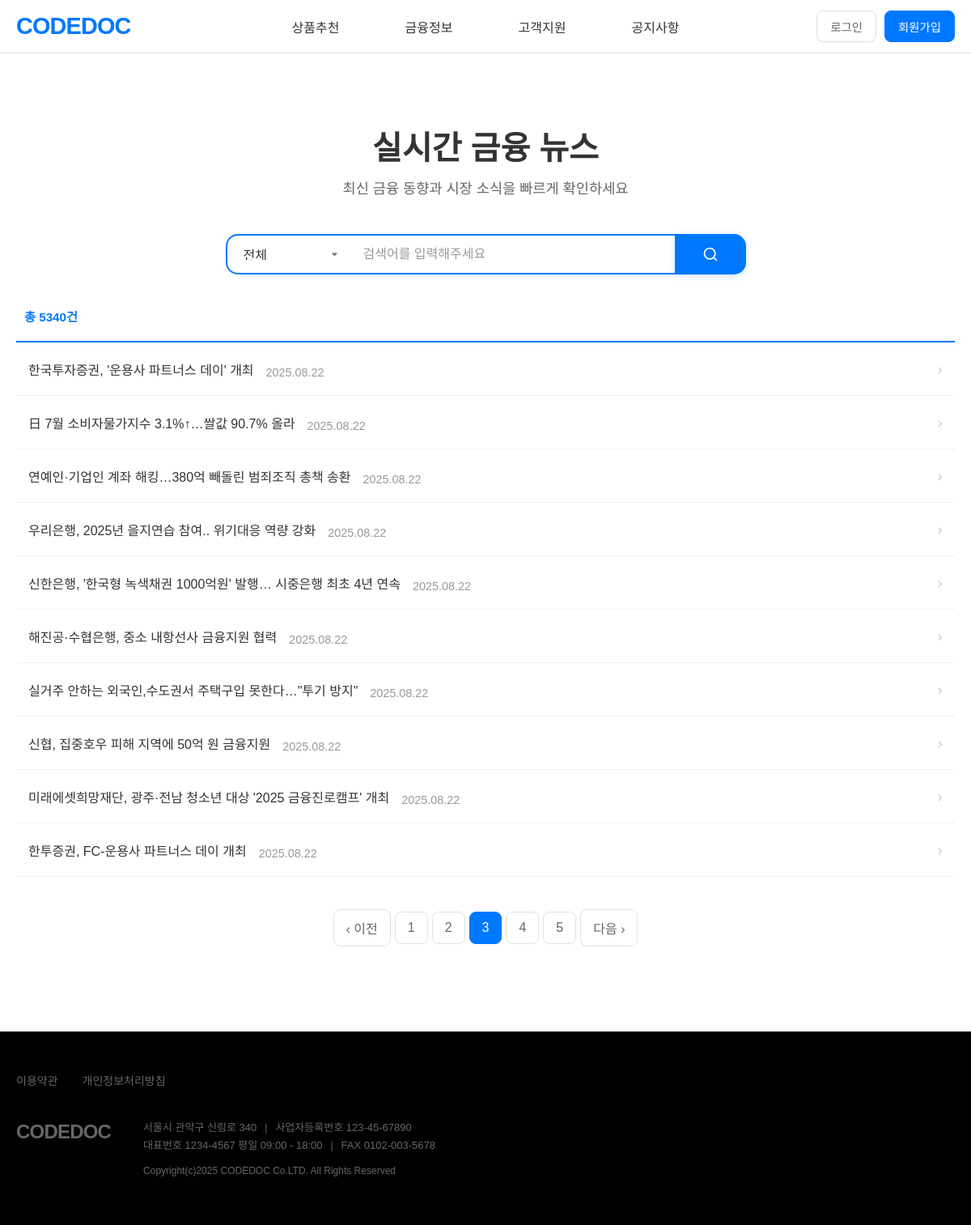
Page /news/?page=3 on the committed database.
### news/models.py (models this page shows, shortened)
class News(models.Model):
    CATEGORY_CHOICES = [
        ('주식/증권', '주식/증권'),
        ('채권', '채권'),
        ('금리', '금리'),
        ('환율/외환', '환율/외환'),
        ('부동산', '부동산'),
        ('은행/대출', '은행/대출'),
        ('보험/연금', '보험/연금'),
        ('투자/자산관리', '투자/자산관리'),
        ('경제지표', '경제지표'),
        ('정책/규제', '정책/규제'),
        ('기타금융', '기타금융'),
    ]
    title = models.CharField(max_length=500)
    description = models.TextField()
    link = models.URLField(max_length=1000)
    category = models.CharField(max_length=50, choices=CATEGORY_CHOICES, default='기타금융')
    source = models.CharField(max_length=100, default='네이버 뉴스')
    pub_date = models.CharField(max_length=20)  # 원본 날짜 형식 저장
    collected_time = models.DateTimeField(default=timezone.now)
    class Meta:
        ordering = ['-collected_time']
        unique_together = ['title', 'link']  # 중복 방지

### news/views.py (the view)
# urls.py: path('', views.news_list, name='news_list'),
def news_list(request):
    category = request.GET.get('category', '')
    search_term = request.GET.get('search', '')
    page_number = int(request.GET.get('page', 1))
    news_queryset = News.objects.all().order_by('-pub_date')
    if category and category != 'all':
        news_queryset = news_queryset.filter(category=category)
    if search_term:
        news_queryset = news_queryset.filter(
            Q(title__icontains=search_term) |
            Q(description__icontains=search_term)
        )
    total_count = news_queryset.count()
    total_pages = (total_count + 9) // 10  # 올림 계산
    start_index = (page_number - 1) * 10
    end_index = start_index + 10
    current_news = list(news_queryset[start_index:end_index])
    has_previous = page_number > 1
    has_next = page_number < total_pages
    previous_page = page_number - 1 if has_previous else None
    next_page = page_number + 1 if has_next else None
    start_page = max(1, page_number - 2)
    end_page = min(total_pages, start_page + 4)
    if end_page - start_page < 4:
        start_page = max(1, end_page - 4)
    page_range = range(start_page, end_page + 1)
    categories = News.CATEGORY_CHOICES
    class CustomPageObj:
        def __init__(self, object_list, number):
            self.object_list = object_list
            self.number = number
        def __iter__(self):
            return iter(self.object_list)
        def has_previous(self):
            return has_previous
        def has_next(self):
            return has_next
        def previous_page_number(self):
            return previous_page
        def next_page_number(self):
            return next_page
        def has_other_pages(self):
            return total_pages > 1
    class CustomPaginator:
        def __init__(self):
            self.num_pages = total_pages
            self.page_range = page_range
    page_obj = CustomPageObj(current_news, page_number)
    page_obj.paginator = CustomPaginator()
    context = {
        'page_obj': page_obj,
        'categories': categories,
        'current_category': category,
        'current_search': search_term,
        'total_count': total_count
    }
    return render(request, 'news/news_list.html', context)

### home/context_processors.py (called while the page is built)
def static_version(request):
    return {
        'STATIC_VERSION': getattr(settings, 'STATIC_VERSION', '1.0.0')
    }

### news/templates/news/news_list.html (shortened to what this page needs)
{% extends 'base.html' %}
{% load static %}
{% block extra_css %}
<link rel="stylesheet" href="{% static 'news/css/news_list.css' %}?v={{ STATIC_VERSION }}">
<link href="https://cdnjs.cloudflare.com/ajax/libs/font-awesome/6.0.0/css/all.min.css" rel="stylesheet">
{% endblock %}
{% block content %}
<div class="news-container">
    <div class="news-header">
        <div class="page-header">
            <h1 class="page-title">실시간 금융 뉴스</h1>
            <p class="page-subtitle">최신 금융 동향과 시장 소식을 빠르게 확인하세요</p>
        </div>
    </div>
    <div class="search-section">
        <form method="GET" id="newsFilterForm">
            <div class="search-bar">
                <div class="category-dropdown">
                    <select name="category" class="category-select" onchange="this.form.submit()">
                        <option value="all" {% if not current_category or current_category == 'all' %}selected{% endif %}>전체</option>
                    </select>
                </div>
                <input type="text" placeholder="검색어를 입력해주세요" class="search-input" name="search" value="{{ current_search|default:'' }}">
                <button type="submit" class="news-search-btn">
                    <svg width="20" height="20" viewBox="0 0 24 24" fill="none">
                        <circle cx="11" cy="11" r="8" stroke="white" stroke-width="2"/>
                        <path d="m21 21-4.35-4.35" stroke="white" stroke-width="2" stroke-linecap="round" stroke-linejoin="round"/>
                    </svg>
                </button>
            </div>
        </form>
    </div>
    <div class="news-content-list">
        <div class="news-stats">
            <span class="total-count">총 {{ total_count }}건</span>
        </div>
        <div class="news-list">
            {% for news in page_obj %}
                <div class="news-item">
                    <div class="news-main">
                        <h3 class="news-title">
                            <a href="{{ news.link }}" target="_blank">
                                {{ news.title }}
                            </a>
                        </h3>
                        <span class="news-date">{{ news.pub_date }}</span>
                    </div>
                    <div class="news-arrow">
                        <span>›</span>
                    </div>
                </div>
            {% empty %}
                <div class="no-news">
                    <p>등록된 뉴스가 없습니다.</p>
                </div>
            {% endfor %}
        </div>
        {% if page_obj.has_other_pages %}
            <div class="pagination-container">
                <div class="pagination">
                    {% if page_obj.has_previous %}
                        <a href="?page={{ page_obj.previous_page_number }}{% if current_category %}&category={{ current_category }}{% endif %}{% if current_search %}&search={{ current_search }}{% endif %}">&lsaquo; 이전</a>
                    {% endif %}
                    {% for num in page_obj.paginator.page_range %}
                        {% if num <= 5 %}
                            {% if page_obj.number == num %}
                                <span class="current">{{ num }}</span>
                            {% else %}
                                <a href="?page={{ num }}{% if current_category %}&category={{ current_category }}{% endif %}{% if current_search %}&search={{ current_search }}{% endif %}">{{ num }}</a>
                            {% endif %}
                        {% endif %}
                    {% endfor %}
                    {% if page_obj.has_next %}
                        <a href="?page={{ page_obj.next_page_number }}{% if current_category %}&category={{ current_category }}{% endif %}{% if current_search %}&search={{ current_search }}{% endif %}">다음 &rsaquo;</a>
                    {% endif %}
                </div>
            </div>
        {% endif %}
    </div>
</div>
{% endblock %}

### codedocweb/static/css/ex.css (style rules this page uses)
:root { --primary-color: #0078FE; --primary-hover: #0056b3; --text-primary: #333; --text-secondary: #666; --text-muted: #999; --bg-primary: #fff; --bg-secondary: #f8f9fa; --bg-light: #e9ecef; --border-primary: #e0e0e0; --border-light: #ddd; --border-radius-small: 8px; --border-radius-normal: 15px; --border-radius-large: 25px; --container-width: 1200px; --nav-height: 65px; --box-shadow: 0 4px 20px rgba(0,0,0,0.1); }
* { margin: 0; padding: 0; box-sizing: border-box; }
html, body { font-family: 'NanumSquare', sans-serif; }

### home/static/css/style.css (style rules this page uses)
:root { --primary-color: #0078FE; --primary-hover: #0056b3; --text-primary: #333; --text-secondary: #666; --text-muted: #999; --bg-primary: #fff; --bg-secondary: #f8f9fa; --bg-light: #e9ecef; --border-primary: #e0e0e0; --border-light: #ddd; --border-radius-small: 8px; --border-radius-normal: 15px; --border-radius-large: 25px; --container-width: 1200px; --nav-height: 65px; --box-shadow: 0 4px 20px rgba(0,0,0,0.1); }
* { margin: 0; padding: 0; box-sizing: border-box; }
html, body { font-family: 'NanumSquare', sans-serif; }

### news/static/news/css/news_list.css (style rules this page uses)
.news-container { max-width: 1200px; margin: 0 auto; padding: 20px; background: white; min-height: 100vh; margin-top: var(--nav-height); }
.page-header { text-align: center; margin: 0px 0 45px 0; }
.page-title { font-size: 2.5rem; font-weight: 700; color: #333; margin-bottom: 10px; }
.page-subtitle { font-size: 1.1rem; color: #666; margin: 0; }
.news-header { margin-bottom: 40px; }
.search-section { margin-bottom: 30px; }
.search-bar { display: flex; justify-content: center; margin-bottom: 30px; gap: 0; }
.category-dropdown { position: relative; flex-shrink: 0; }
.category-select { appearance: none; padding: 16px 40px 16px 20px; border: 2px solid #0078FE; border-right: none; border-radius: 15px 0 0 15px; background: white; font-size: 1rem; color: #333; cursor: pointer; outline: none; min-width: 120px; height: 50px; }
.search-input { width: 400px; height: 50px; padding: 0 15px; border: 2px solid #0078FE; border-left: none; border-right: none; border-radius: 0; font-size: 1rem; outline: none; }
.search-input::placeholder { color: #999; }
.news-search-btn { background: #0078FE; color: white; border: none; border-radius: 0 15px 15px 0; padding: 12px 34px; font-size: 16px; font-weight: 400; cursor: pointer; display: inline-flex; align-items: center; gap: 10px; transition: all 0.3s ease; box-shadow: 0 2px 8px rgba(0, 120, 254, 0.2); }
.news-content-list { margin-top: 40px; }
.news-stats { margin-bottom: 20px; padding-left: 10px; }
.total-count { font-size: 0.95rem; color: #0078FE; font-weight: 600; }
.news-list { border-top: 2px solid #0078FE; }
.news-item { display: flex; align-items: center; justify-content: space-between; padding: 20px 15px; border-bottom: 1px solid #f0f0f0; transition: background-color 0.2s ease; }
.news-main { flex: 1; display: flex; align-items: center; gap: 15px; }
.news-title { margin: 0; font-size: 1rem; font-weight: 500; }
.news-title a { text-decoration: none; color: #333; display: flex; align-items: center; gap: 8px; }
.news-date { font-size: 0.9rem; color: #999; white-space: nowrap; padding-top: 9px; }
.news-arrow { color: #ccc; font-size: 1.2rem; margin-left: 15px; }
.pagination-container { display: flex; justify-content: center; align-items: center; margin: 40px 0 85px; gap: 10px; }
.pagination { display: flex; gap: 5px; align-items: center; }
.pagination a, .pagination span { padding: 10px 15px; border: 1px solid #e0e0e0; border-radius: 8px; text-decoration: none; color: #666; font-weight: 500; transition: all 0.3s ease; }
.pagination .current { background-color: #0078FE; color: white; border-color: #0078FE; }

### codedocweb/templates/base.html (style rules this page uses)
body { position: relative; }

### rows in the picture
News: title "한국투자증권, '운용사 파트너스 데이' 개최", pub_date "2025.08.22"
News: title "日 7월 소비자물가지수 3.1%↑…쌀값 90.7% 올라", pub_date "2025.08.22"
News: title "연예인·기업인 계좌 해킹…380억 빼돌린 범죄조직 총책 송환", pub_date "2025.08.22"
News: title "우리은행, 2025년 을지연습 참여.. 위기대응 역량 강화", pub_date "2025.08.22"
News: title "신한은행, '한국형 녹색채권 1000억원' 발행… 시중은행 최초 4년 연속", pub_date "2025.08.22"
News: title "해진공·수협은행, 중소 내항선사 금융지원 협력", pub_date "2025.08.22"
News: title "실거주 안하는 외국인,수도권서 주택구입 못한다…\"투기 방지\"", pub_date "2025.08.22"
News: title "신협, 집중호우 피해 지역에 50억 원 금융지원", pub_date "2025.08.22"
News: title "미래에셋희망재단, 광주·전남 청소년 대상 '2025 금융진로캠프' 개최", pub_date "2025.08.22"
News: title "한투증권, FC-운용사 파트너스 데이 개최", pub_date "2025.08.22"

### other values in the picture
{{ total_count }} "5340"
{{ num }} "1" "2" "4" "5"
{{ num }} "3"
{{ year|default:"2024" }} "2025"
